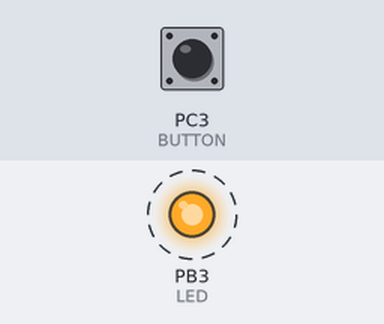
Recording of a program running on a simulated ATmega328P, built with avr-gcc and emulated at 16 MHz. Shown: output pins drawn as LEDs (lit = HIGH). Dashed ring = blinking. The test bench sets the inputs (shaded band); at power-on: PC3 (BUTTON) HIGH.

Above: at 2.45 s.
3.1 s: PC3 (BUTTON) pulled LOW for 0.95 s
At 3.2 s:
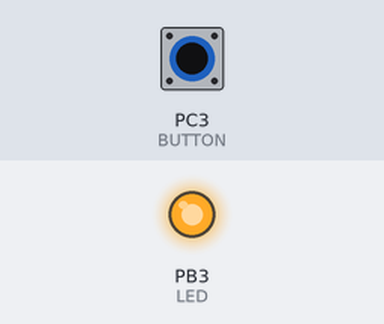
At 4.6 s:
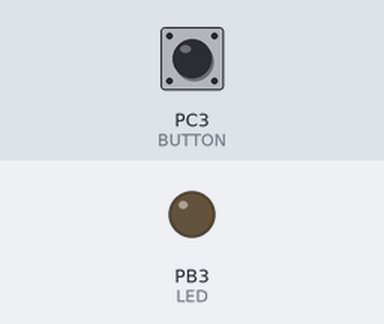
Timing chart, 0 to 12.6 s (numbered marks = the images above; inputs shaded):
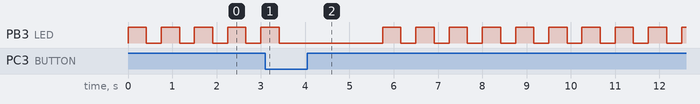

Measured:
- by itself, PB3 (LED): repeats every 0.75 s: HIGH 0.41 s, LOW 0.34 s

The program:

main.c
```c
#include <avr/io.h>
#define F_CPU 16000000UL
#include<util/delay.h>


int main(void)
{
	DDRB |= (1<<3);	//MAKING PORTB.3 OUTPUT
	PORTB &= ~(1<<3);//MAKING PORTB.3 OUTPUT "OFF"
	DDRC &=~(1<<3);	//MAKING PORTC.3 INPUT
	PORTC |= (1<<3);//PULL UP RESISTOR ACTIVATED PINC.3 BUTTON
	while (1)
	{
		PORTB |=(1<<3);//OUTPUT "LED ON"
		_delay_ms(413);//DELAY FOR 413ms @16MHz
		PORTB &=~(1<<3);//OUTPUT "LED OFF"
		_delay_ms(337);	//DELAY FOR 337ms @16MHz

		if(!(PINC & (1<<3)))
		{
			DDRB &=~(1<<3);//MAKING PORTB.3 OUTPUT "LED OFF"
			DDRB |= (1<<2);//MAKING PORTB.2 OUTPUT "LED ON"
			_delay_ms(2000);//DELAY FOR 3s
			DDRB &=~(1<<2);	//MAKING PORTB.2 OUTPUT "OFF"
			PORTB &=~(1<<2);//PORTB.2 OUTPUT "LED OFF"
			DDRB |= (1<<3);	//MAKING PORTB.3 OUTPUT "ON"
		}
	}
	return 1;
}
```
